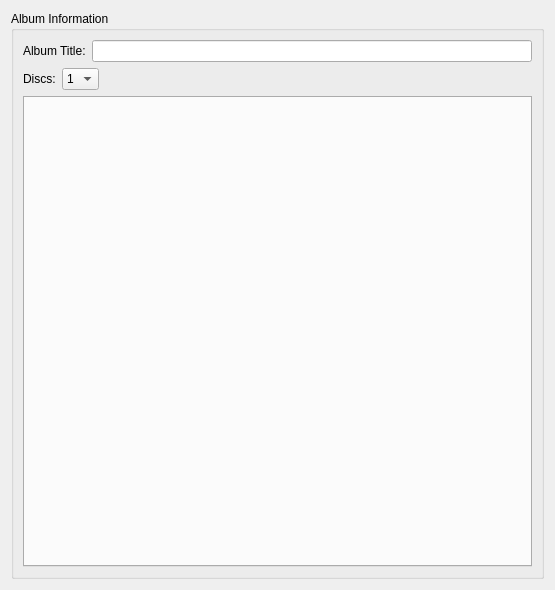
<?xml version="1.0" encoding="UTF-8"?>
<ui version="4.0">
 <class>AlbumInfoPage</class>
 <widget class="QWizardPage" name="AlbumInfoPage">
  <property name="geometry">
   <rect>
    <x>0</x>
    <y>0</y>
    <width>555</width>
    <height>590</height>
   </rect>
  </property>
  <property name="windowTitle">
   <string>Load Files</string>
  </property>
  <layout class="QVBoxLayout" name="verticalLayout_2">
   <item>
    <widget class="QGroupBox" name="releaseInfo">
     <property name="title">
      <string>Album Information</string>
     </property>
     <layout class="QGridLayout" name="gridLayout">
      <item row="0" column="0">
       <layout class="QFormLayout" name="formLayout">
        <item row="0" column="0">
         <widget class="QLabel" name="label_2">
          <property name="text">
           <string>Album Title:</string>
          </property>
          <property name="buddy">
           <cstring>title</cstring>
          </property>
         </widget>
        </item>
        <item row="0" column="1">
         <widget class="QLineEdit" name="title"/>
        </item>
       </layout>
      </item>
      <item row="1" column="0">
       <layout class="QFormLayout" name="formLayout_2">
        <property name="fieldGrowthPolicy">
         <enum>QFormLayout::AllNonFixedFieldsGrow</enum>
        </property>
        <item row="0" column="0">
         <widget class="QLabel" name="label_10">
          <property name="text">
           <string>Discs:</string>
          </property>
          <property name="buddy">
           <cstring>numDiscs</cstring>
          </property>
         </widget>
        </item>
        <item row="0" column="1">
         <layout class="QHBoxLayout" name="horizontalLayout_2">
          <item>
           <widget class="QComboBox" name="numDiscs">
            <item>
             <property name="text">
              <string>1</string>
             </property>
            </item>
            <item>
             <property name="text">
              <string>2</string>
             </property>
            </item>
            <item>
             <property name="text">
              <string>3</string>
             </property>
            </item>
           </widget>
          </item>
          <item>
           <spacer name="horizontalSpacer_2">
            <property name="orientation">
             <enum>Qt::Horizontal</enum>
            </property>
            <property name="sizeHint" stdset="0">
             <size>
              <width>40</width>
              <height>20</height>
             </size>
            </property>
           </spacer>
          </item>
         </layout>
        </item>
       </layout>
      </item>
      <item row="2" column="0">
       <widget class="QTabWidget" name="discsTabWidget">
        <property name="currentIndex">
         <number>-1</number>
        </property>
       </widget>
      </item>
     </layout>
    </widget>
   </item>
  </layout>
 </widget>
 <resources/>
 <connections/>
</ui>
